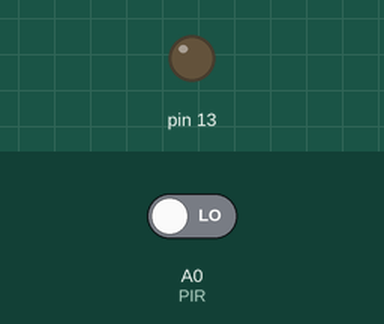
Simulated run of this sketch. Board: Arduino Uno, built with avr-gcc and run on an emulated ATmega328P. On the bench: output pins drawn as LEDs (lit = HIGH). The test bench sets the inputs (shaded band); at power-on: A0 (PIR) LOW.

Above: at 1.2 s.
1.3 s: A0 (PIR) driven HIGH
At 2.1 s:
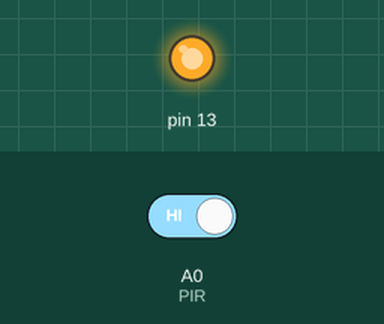
2.8 s: A0 (PIR) driven LOW
At 3.2 s:
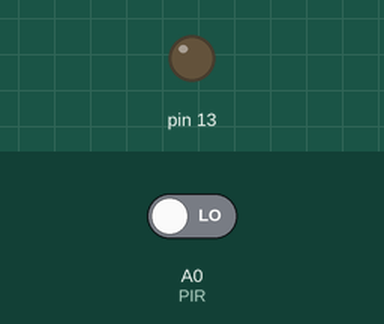
Timing chart, 0 to 5.8 s (numbered marks = the images above; inputs shaded):
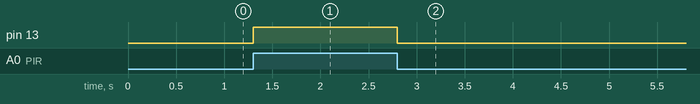

The sketch:

PIR.ino
```cpp
const int PIR = A0;

void setup() {
  // put your setup code here, to run once:
  pinMode(PIR, INPUT);
  pinMode(13, OUTPUT);
}

void loop() {
  // put your main code here, to run repeatedly:
  int value = digitalRead(PIR);
  if(value == 1)
    digitalWrite(13, HIGH);
  else
    digitalWrite(13, LOW);
}
```

Measured:
- after the input at 1.3 s, pin 13: LOW → HIGH at once
- after the input at 2.8 s, pin 13: HIGH → LOW at once
